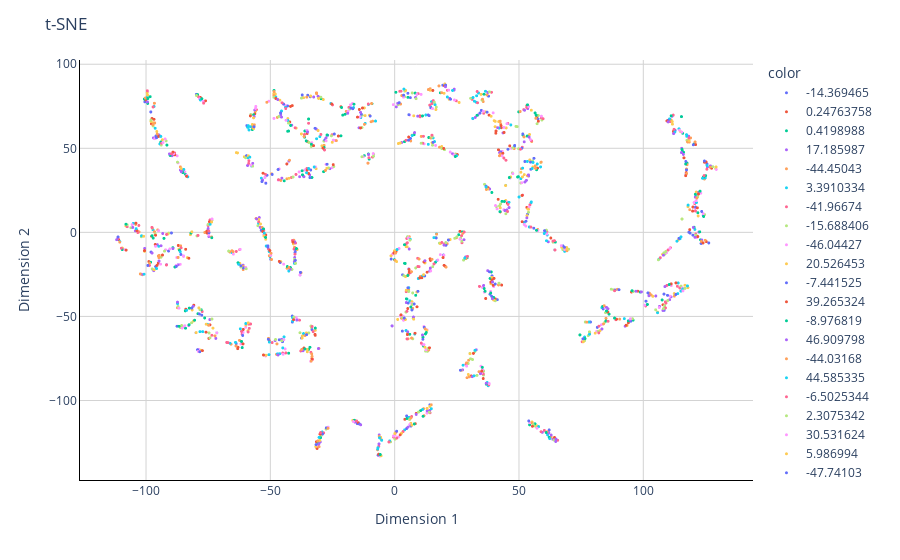

Notebook code for this chart:
### Code cell
# Создание диаграммы разброса
fig = px.scatter(None, x=X_embedded[:,0], y=X_embedded[:,1], 
                 labels={
                     "x": "Dimension 1",
                     "y": "Dimension 2",
                 },
                 opacity=1, color=y.astype(str))

# Изменение цвета фона графика
fig.update_layout(dict(plot_bgcolor = 'white'))

# Обновление линий осей
fig.update_xaxes(showgrid=True, gridwidth=1, gridcolor='lightgrey', 
                 zeroline=True, zerolinewidth=1, zerolinecolor='lightgrey', 
                 showline=True, linewidth=1, linecolor='black')

fig.update_yaxes(showgrid=True, gridwidth=1, gridcolor='lightgrey', 
                 zeroline=True, zerolinewidth=1, zerolinecolor='lightgrey', 
                 showline=True, linewidth=1, linecolor='black')

# Установка названия рисунка
fig.update_layout(title_text="t-SNE")

# Обновление размера маркера
fig.update_traces(marker=dict(size=3))

fig.show()
